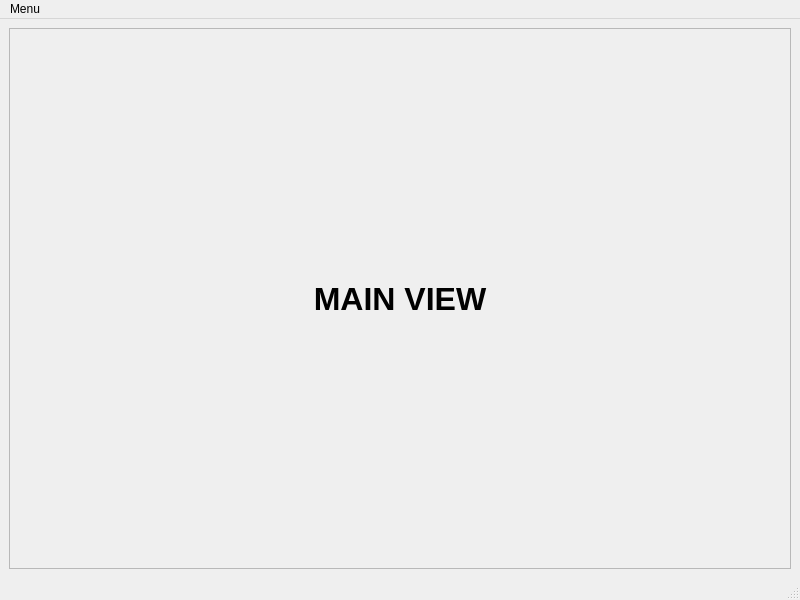
<?xml version="1.0" encoding="UTF-8"?>
<ui version="4.0">
 <class>MainWindow</class>
 <widget class="QMainWindow" name="MainWindow">
  <property name="geometry">
   <rect>
    <x>0</x>
    <y>0</y>
    <width>800</width>
    <height>600</height>
   </rect>
  </property>
  <property name="windowTitle">
   <string>MainWindow</string>
  </property>
  <widget class="QWidget" name="centralwidget">
   <layout class="QGridLayout" name="gridLayout">
    <item row="0" column="0">
     <widget class="QFrame" name="frame">
      <property name="frameShape">
       <enum>QFrame::StyledPanel</enum>
      </property>
      <property name="frameShadow">
       <enum>QFrame::Raised</enum>
      </property>
      <layout class="QGridLayout" name="gridLayout_2">
       <item row="0" column="0">
        <widget class="QLabel" name="label">
         <property name="font">
          <font>
           <pointsize>24</pointsize>
           <weight>75</weight>
           <bold>true</bold>
          </font>
         </property>
         <property name="text">
          <string>MAIN VIEW</string>
         </property>
         <property name="textFormat">
          <enum>Qt::AutoText</enum>
         </property>
         <property name="alignment">
          <set>Qt::AlignCenter</set>
         </property>
        </widget>
       </item>
      </layout>
     </widget>
    </item>
   </layout>
  </widget>
  <widget class="QMenuBar" name="menubar">
   <property name="geometry">
    <rect>
     <x>0</x>
     <y>0</y>
     <width>800</width>
     <height>26</height>
    </rect>
   </property>
   <widget class="QMenu" name="menuClose">
    <property name="title">
     <string>Menu</string>
    </property>
    <addaction name="actionClose"/>
   </widget>
   <addaction name="menuClose"/>
  </widget>
  <widget class="QStatusBar" name="statusbar"/>
  <action name="actionClose">
   <property name="text">
    <string>Close</string>
   </property>
  </action>
 </widget>
 <resources/>
 <connections/>
</ui>
